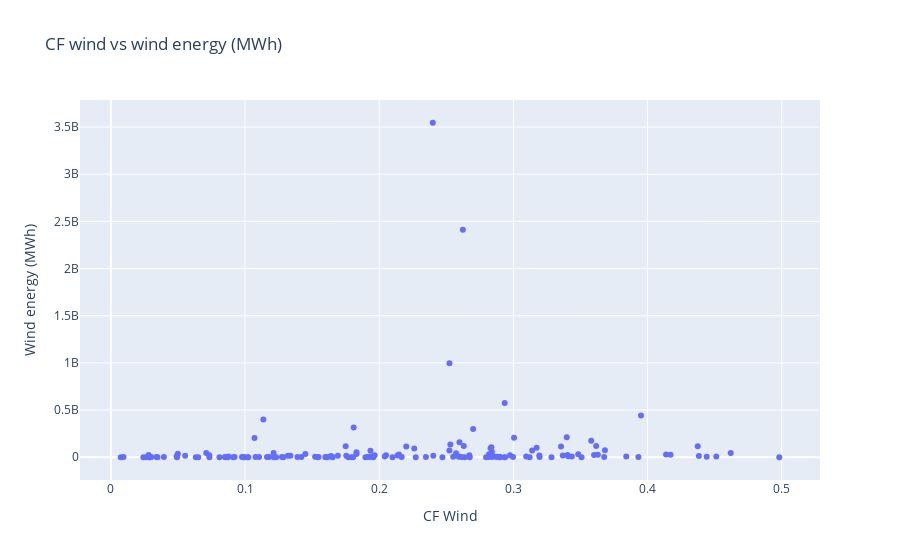
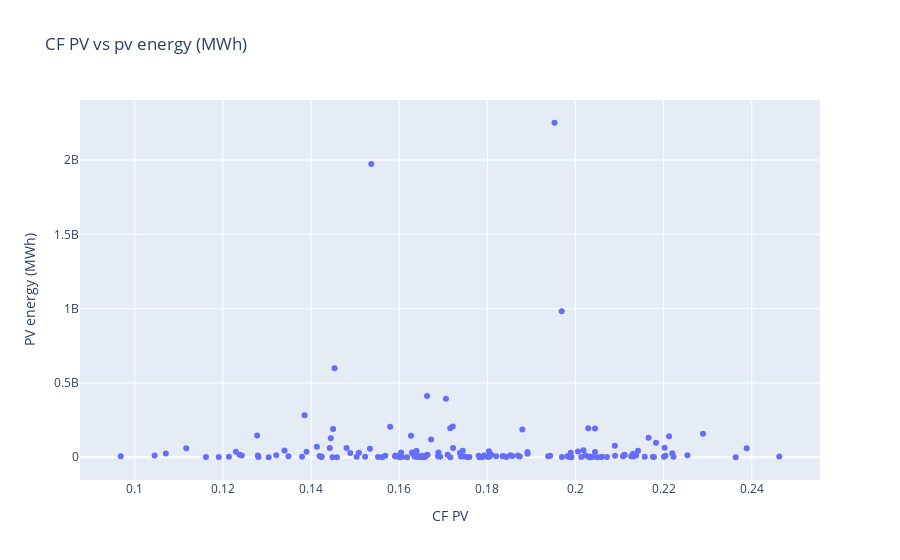

Notebook cell for these charts, in order:
### Code cell
interactive_scatter_plot(data, 'capacity_factor_wind', 'E_wind', label1='CF Wind', label2='Wind energy (MWh)',title = 'CF wind vs wind energy (MWh)')
interactive_scatter_plot(data, 'capacity_factor_pv', 'E_pv', label1='CF PV', label2='PV energy (MWh)',title = 'CF PV vs pv energy (MWh)')

### Figure 1 — Plotly figure (JSON) as saved in the notebook; plotly's stock layout.template omitted (floating-point values rounded to 4 significant figures; data arrays with more than 128 entries replaced by an {"elided": "..."} marker saying what was removed)
{"data": [{"hovertemplate": "<b>%{hovertext}</b><br><br>CF Wind=%{x}<br>Wind energy (MWh)=%{y}<extra></extra>", "hovertext": {"elided": "153 str values"}, "legendgroup": "", "marker": {"color": "#636efa", "symbol": "circle"}, "mode": "markers", "name": "", "orientation": "v", "showlegend": false, "type": "scatter", "x": {"elided": "153 float values"}, "xaxis": "x", "y": {"elided": "153 float values"}, "yaxis": "y"}], "layout": {"hovermode": "closest", "legend": {"tracegroupgap": 0}, "title": {"text": "CF wind vs wind energy (MWh)"}, "xaxis": {"anchor": "y", "domain": [0, 1], "title": {"text": "CF Wind"}}, "yaxis": {"anchor": "x", "domain": [0, 1], "title": {"text": "Wind energy (MWh)"}}}}

### Figure 2 — Plotly figure (JSON) as saved in the notebook; plotly's stock layout.template omitted (floating-point values rounded to 4 significant figures; data arrays with more than 128 entries replaced by an {"elided": "..."} marker saying what was removed)
{"data": [{"hovertemplate": "<b>%{hovertext}</b><br><br>CF PV=%{x}<br>PV energy (MWh)=%{y}<extra></extra>", "hovertext": {"elided": "153 str values"}, "legendgroup": "", "marker": {"color": "#636efa", "symbol": "circle"}, "mode": "markers", "name": "", "orientation": "v", "showlegend": false, "type": "scatter", "x": {"elided": "153 float values"}, "xaxis": "x", "y": {"elided": "153 float values"}, "yaxis": "y"}], "layout": {"hovermode": "closest", "legend": {"tracegroupgap": 0}, "title": {"text": "CF PV vs pv energy (MWh)"}, "xaxis": {"anchor": "y", "domain": [0, 1], "title": {"text": "CF PV"}}, "yaxis": {"anchor": "x", "domain": [0, 1], "title": {"text": "PV energy (MWh)"}}}}
